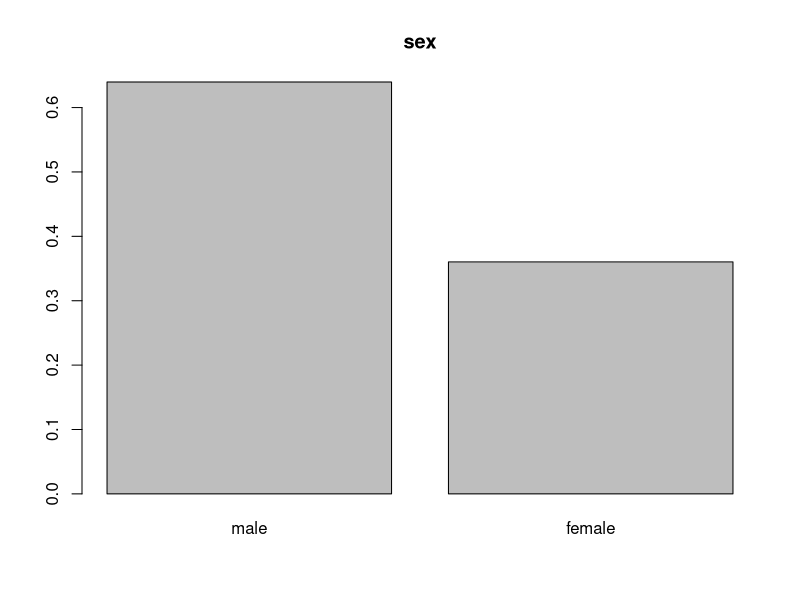
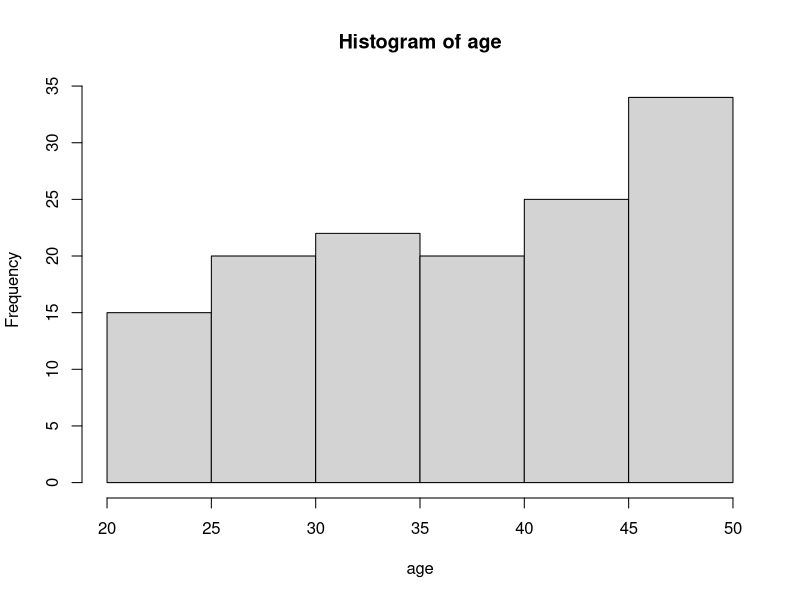
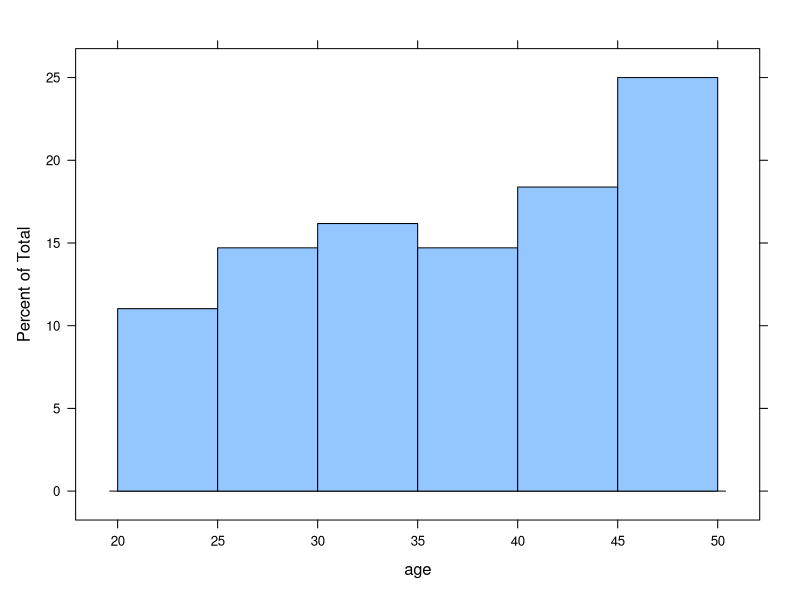
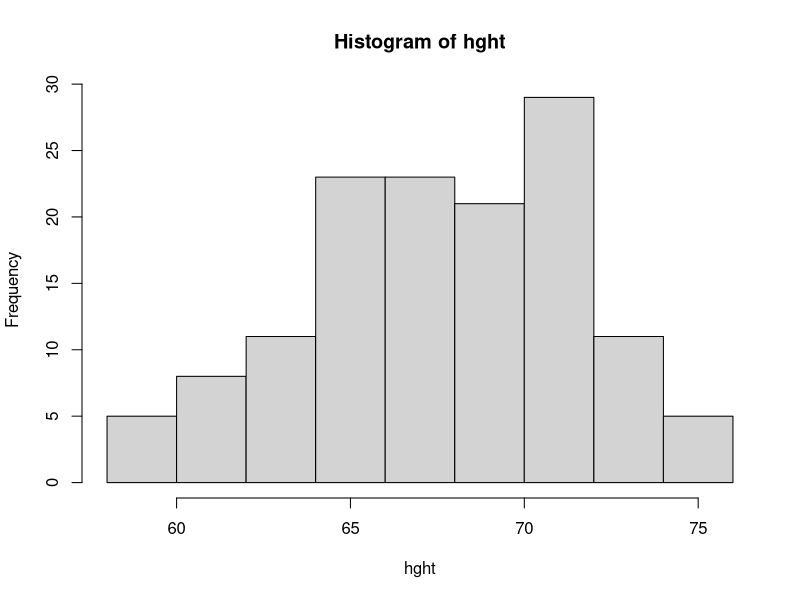
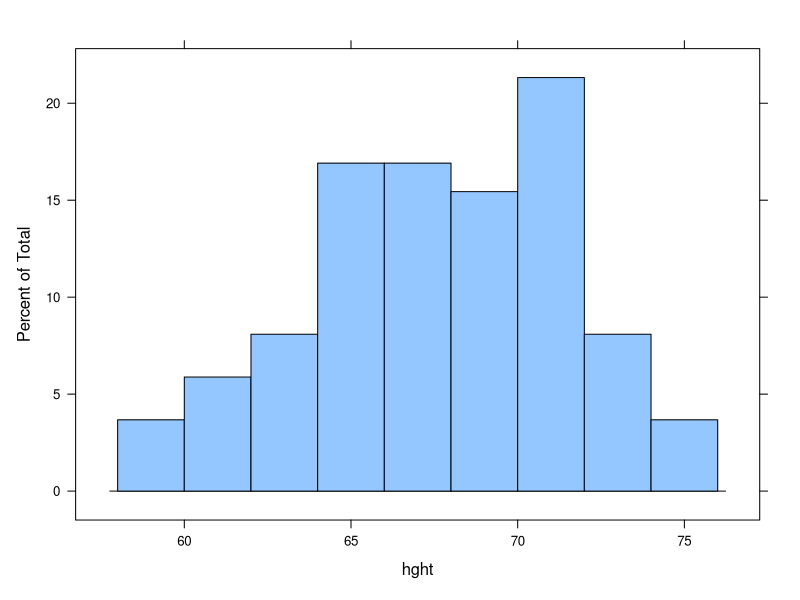
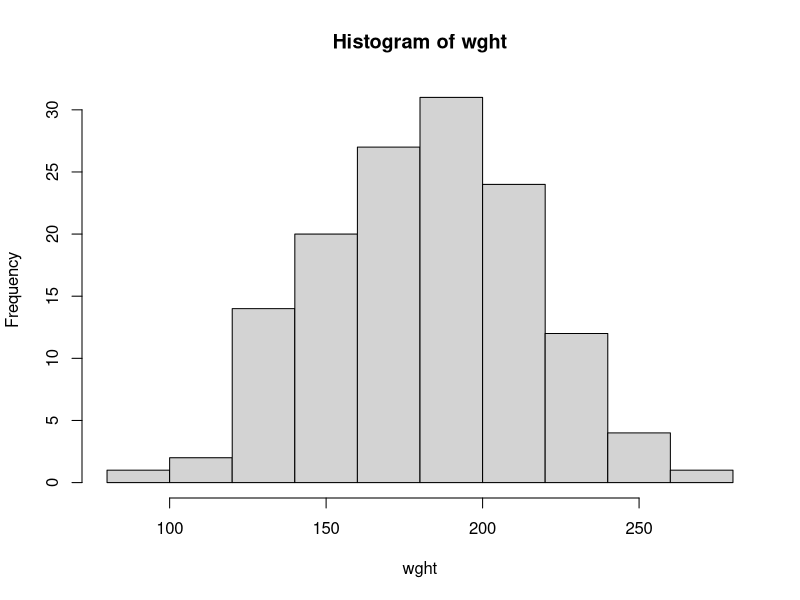
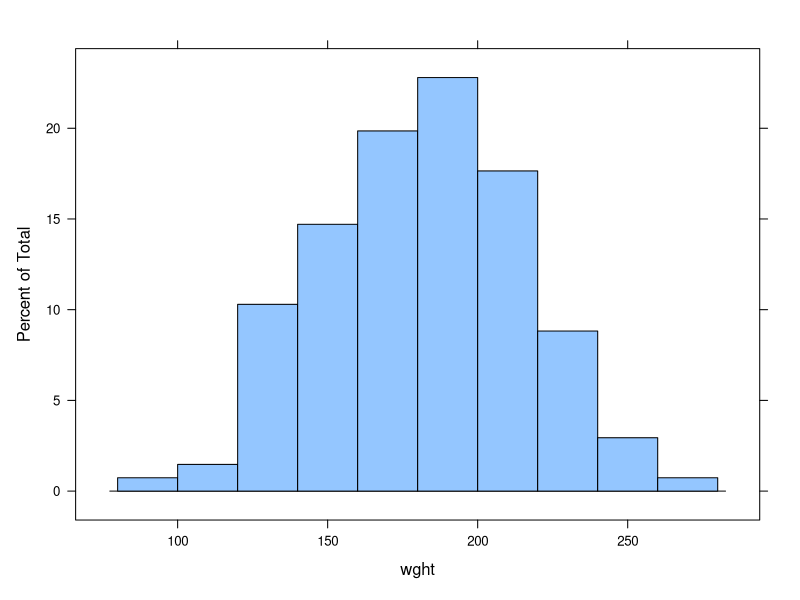
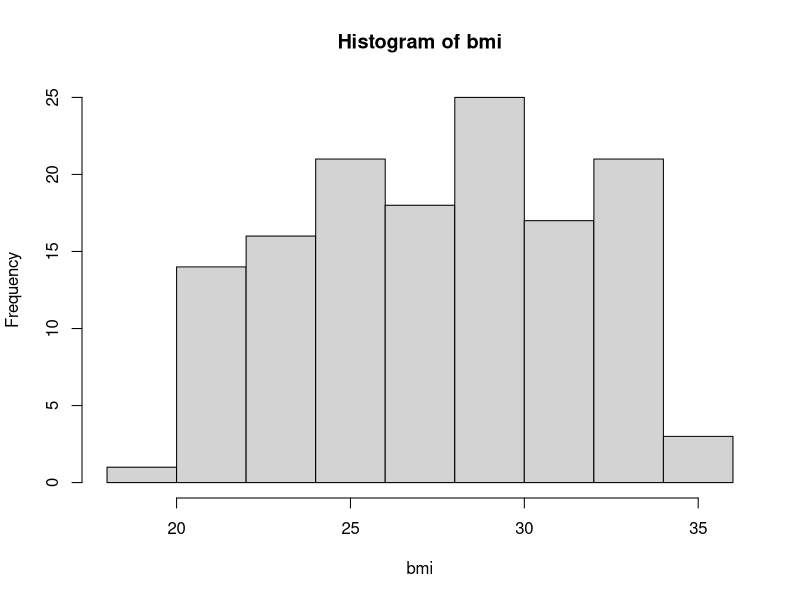

Write R code to recreate these figures, in order.
install.packages("readr")
library(readr)
library(lattice)

cd <- read_tsv("clinical-data.tsv") 
spec(cd)
summary(cd)

##For each variable, compute histogram, count and histogram of relative frequencies##


##SEX##
barplot(prop.table(table(data.frame(cd$SEX))), main="sex",name=c("male","female"))

##AGE

age <- data.frame(cd$AGE)
age <- age[,1]
hist_age <- hist(age)
hist_age$counts
histogram(age,breaks=6)

##HGHT##

hght <- data.frame(cd$HGHT)
hght <- hght[,1]
hist_hght <- hist(hght)
hist_hght$counts
histogram(hght, breaks=9)

##WGHT##

wght <- data.frame(cd$WGHT)
wght <- wght[,1]
hist_wght <- hist(wght)
hist_wght$counts
histogram(wght, breaks=9)

##BMI##

bmi <- data.frame(cd$BMI)
bmi <- bmi[,1]
hist_bmi <- hist(bmi)
hist_bmi$counts
histogram(bmi)

##COHORT##

cohort <- data.frame(cd$COHORT)
table(cohort)
barplot(100*prop.table(table(cohort)))

##TRISCHD (ischemic time)##
trischd <- data.frame(cd$TRISCHD)
trischd <- trischd[,1]
hist_trischd <- hist(trischd)
hist_trischd$counts
histogram(trischd)

##DTHHRDY (hardy scale)##
dthhrdy <- data.frame(cd$DTHHRDY)
barplot(100*prop.table(table(dthhrdy)))


